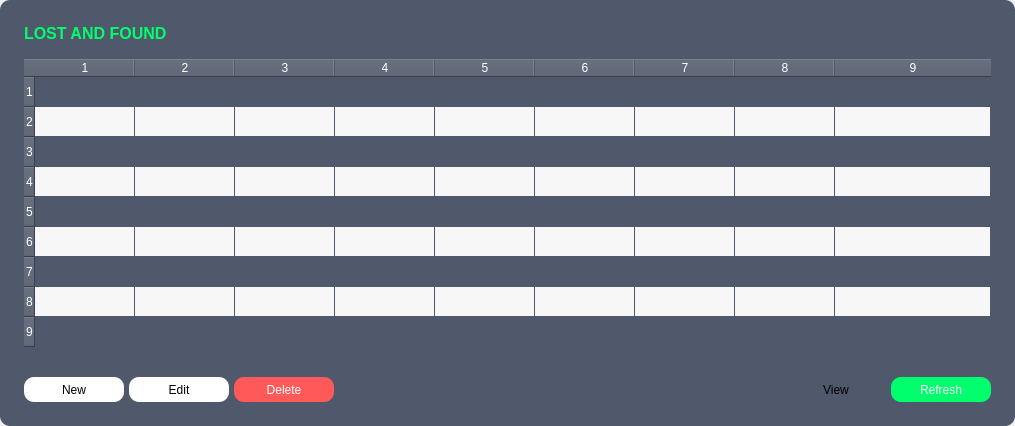
      <widget class="QWidget" name="pageLostAndFound">
       <property name="sizePolicy">
        <sizepolicy hsizetype="MinimumExpanding" vsizetype="MinimumExpanding">
         <horstretch>0</horstretch>
         <verstretch>0</verstretch>
        </sizepolicy>
       </property>
       <layout class="QGridLayout" name="gridLayout_10">
        <property name="leftMargin">
         <number>0</number>
        </property>
        <property name="topMargin">
         <number>0</number>
        </property>
        <property name="rightMargin">
         <number>0</number>
        </property>
        <property name="bottomMargin">
         <number>0</number>
        </property>
        <property name="spacing">
         <number>0</number>
        </property>
        <item row="0" column="0">
         <widget class="QFrame" name="frameLostAndFoundContent">
          <property name="sizePolicy">
           <sizepolicy hsizetype="MinimumExpanding" vsizetype="MinimumExpanding">
            <horstretch>0</horstretch>
            <verstretch>0</verstretch>
           </sizepolicy>
          </property>
          <property name="maximumSize">
           <size>
            <width>16777215</width>
            <height>16777215</height>
           </size>
          </property>
          <property name="accessibleDescription">
           <string>backgroundFrame</string>
          </property>
          <property name="styleSheet">
           <string notr="true">background-color: rgb(80,88,107);
border-radius: 10px;</string>
          </property>
          <property name="frameShape">
           <enum>QFrame::StyledPanel</enum>
          </property>
          <property name="frameShadow">
           <enum>QFrame::Raised</enum>
          </property>
          <layout class="QGridLayout" name="gridLayout_23">
           <property name="leftMargin">
            <number>24</number>
           </property>
           <property name="topMargin">
            <number>24</number>
           </property>
           <property name="rightMargin">
            <number>24</number>
           </property>
           <property name="bottomMargin">
            <number>24</number>
           </property>
           <property name="horizontalSpacing">
            <number>5</number>
           </property>
           <property name="verticalSpacing">
            <number>16</number>
           </property>
           <item row="0" column="0" colspan="3">
            <widget class="QLabel" name="labeLostAndFound">
             <property name="font">
              <font>
               <family>Segoe UI</family>
               <pointsize>12</pointsize>
               <weight>75</weight>
               <bold>true</bold>
              </font>
             </property>
             <property name="cursor">
              <cursorShape>ArrowCursor</cursorShape>
             </property>
             <property name="accessibleDescription">
              <string>titleLabel</string>
             </property>
             <property name="styleSheet">
              <string notr="true">
	color: rgb(0, 255, 108);</string>
             </property>
             <property name="text">
              <string>LOST AND FOUND</string>
             </property>
             <property name="scaledContents">
              <bool>true</bool>
             </property>
             <property name="openExternalLinks">
              <bool>false</bool>
             </property>
             <property name="textInteractionFlags">
              <set>Qt::LinksAccessibleByMouse</set>
             </property>
            </widget>
           </item>
           <item row="1" column="0" colspan="7">
            <widget class="QTableWidget" name="tableWidgetLostAndFound">
             <property name="sizePolicy">
              <sizepolicy hsizetype="MinimumExpanding" vsizetype="MinimumExpanding">
               <horstretch>0</horstretch>
               <verstretch>0</verstretch>
              </sizepolicy>
             </property>
             <property name="font">
              <font>
               <pointsize>11</pointsize>
               <weight>50</weight>
               <italic>false</italic>
               <bold>false</bold>
              </font>
             </property>
             <property name="styleSheet">
              <string notr="true">background-color: rgb(80,88,107);
color: rgb(255,255,255);</string>
             </property>
             <property name="frameShape">
              <enum>QFrame::StyledPanel</enum>
             </property>
             <property name="frameShadow">
              <enum>QFrame::Plain</enum>
             </property>
             <property name="lineWidth">
              <number>1</number>
             </property>
             <property name="horizontalScrollBarPolicy">
              <enum>Qt::ScrollBarAsNeeded</enum>
             </property>
             <property name="sizeAdjustPolicy">
              <enum>QAbstractScrollArea::AdjustToContents</enum>
             </property>
             <property name="autoScroll">
              <bool>true</bool>
             </property>
             <property name="autoScrollMargin">
              <number>16</number>
             </property>
             <property name="editTriggers">
              <set>QAbstractItemView::NoEditTriggers</set>
             </property>
             <property name="dragDropOverwriteMode">
              <bool>true</bool>
             </property>
             <property name="alternatingRowColors">
              <bool>true</bool>
             </property>
             <property name="selectionMode">
              <enum>QAbstractItemView::SingleSelection</enum>
             </property>
             <property name="selectionBehavior">
              <enum>QAbstractItemView::SelectRows</enum>
             </property>
             <property name="textElideMode">
              <enum>Qt::ElideLeft</enum>
             </property>
             <property name="verticalScrollMode">
              <enum>QAbstractItemView::ScrollPerPixel</enum>
             </property>
             <property name="horizontalScrollMode">
              <enum>QAbstractItemView::ScrollPerPixel</enum>
             </property>
             <property name="showGrid">
              <bool>true</bool>
             </property>
             <property name="gridStyle">
              <enum>Qt::NoPen</enum>
             </property>
             <property name="sortingEnabled">
              <bool>true</bool>
             </property>
             <property name="cornerButtonEnabled">
              <bool>false</bool>
             </property>
             <property name="rowCount">
              <number>9</number>
             </property>
             <property name="columnCount">
              <number>9</number>
             </property>
             <attribute name="horizontalHeaderCascadingSectionResizes">
              <bool>false</bool>
             </attribute>
             <attribute name="horizontalHeaderShowSortIndicator" stdset="0">
              <bool>true</bool>
             </attribute>
             <attribute name="horizontalHeaderStretchLastSection">
              <bool>true</bool>
             </attribute>
             <attribute name="verticalHeaderCascadingSectionResizes">
              <bool>false</bool>
             </attribute>
             <attribute name="verticalHeaderStretchLastSection">
              <bool>false</bool>
             </attribute>
             <row/>
             <row/>
             <row/>
             <row/>
             <row/>
             <row/>
             <row/>
             <row/>
             <row/>
             <column/>
             <column/>
             <column/>
             <column/>
             <column/>
             <column/>
             <column/>
             <column/>
             <column/>
            </widget>
           </item>
           <item row="2" column="6">
            <widget class="QPushButton" name="pushButtonRefreshLAF">
             <property name="sizePolicy">
              <sizepolicy hsizetype="Fixed" vsizetype="Fixed">
               <horstretch>0</horstretch>
               <verstretch>0</verstretch>
              </sizepolicy>
             </property>
             <property name="minimumSize">
              <size>
               <width>100</width>
               <height>25</height>
              </size>
             </property>
             <property name="cursor">
              <cursorShape>PointingHandCursor</cursorShape>
             </property>
             <property name="accessibleDescription">
              <string>successButton</string>
             </property>
             <property name="autoFillBackground">
              <bool>false</bool>
             </property>
             <property name="styleSheet">
              <string notr="true">background-color: rgb(0, 255, 108);
color: rgb(255, 255, 255);</string>
             </property>
             <property name="text">
              <string>Refresh</string>
             </property>
             <property name="default">
              <bool>false</bool>
             </property>
             <property name="flat">
              <bool>false</bool>
             </property>
            </widget>
           </item>
           <item row="2" column="0">
            <widget class="QPushButton" name="pushButtonNewLAF">
             <property name="sizePolicy">
              <sizepolicy hsizetype="Fixed" vsizetype="Fixed">
               <horstretch>0</horstretch>
               <verstretch>0</verstretch>
              </sizepolicy>
             </property>
             <property name="minimumSize">
              <size>
               <width>100</width>
               <height>25</height>
              </size>
             </property>
             <property name="cursor">
              <cursorShape>PointingHandCursor</cursorShape>
             </property>
             <property name="accessibleDescription">
              <string>neutralButton</string>
             </property>
             <property name="autoFillBackground">
              <bool>false</bool>
             </property>
             <property name="styleSheet">
              <string notr="true">background-color: rgb(255, 255, 255);
color: rgb(0, 0, 0);</string>
             </property>
             <property name="text">
              <string>New</string>
             </property>
             <property name="default">
              <bool>false</bool>
             </property>
             <property name="flat">
              <bool>false</bool>
             </property>
            </widget>
           </item>
           <item row="2" column="1">
            <widget class="QPushButton" name="pushButtonEditLAF">
             <property name="sizePolicy">
              <sizepolicy hsizetype="Fixed" vsizetype="Fixed">
               <horstretch>0</horstretch>
               <verstretch>0</verstretch>
              </sizepolicy>
             </property>
             <property name="minimumSize">
              <size>
               <width>100</width>
               <height>25</height>
              </size>
             </property>
             <property name="cursor">
              <cursorShape>PointingHandCursor</cursorShape>
             </property>
             <property name="accessibleDescription">
              <string>neutralButton</string>
             </property>
             <property name="autoFillBackground">
              <bool>false</bool>
             </property>
             <property name="styleSheet">
              <string notr="true">background-color: rgb(255, 255, 255);
</string>
             </property>
             <property name="text">
              <string>Edit</string>
             </property>
             <property name="autoDefault">
              <bool>false</bool>
             </property>
             <property name="default">
              <bool>false</bool>
             </property>
             <property name="flat">
              <bool>false</bool>
             </property>
            </widget>
           </item>
           <item row="2" column="2">
            <widget class="QPushButton" name="pushButtonDeleteLAF">
             <property name="sizePolicy">
              <sizepolicy hsizetype="Fixed" vsizetype="Fixed">
               <horstretch>0</horstretch>
               <verstretch>0</verstretch>
              </sizepolicy>
             </property>
             <property name="minimumSize">
              <size>
               <width>100</width>
               <height>25</height>
              </size>
             </property>
             <property name="cursor">
              <cursorShape>PointingHandCursor</cursorShape>
             </property>
             <property name="accessibleDescription">
              <string>dangerButton</string>
             </property>
             <property name="autoFillBackground">
              <bool>false</bool>
             </property>
             <property name="styleSheet">
              <string notr="true">background-color: rgb(255, 89, 89);
color: rgb(255, 255, 255);</string>
             </property>
             <property name="text">
              <string>Delete</string>
             </property>
             <property name="default">
              <bool>false</bool>
             </property>
             <property name="flat">
              <bool>false</bool>
             </property>
            </widget>
           </item>
           <item row="2" column="5">
            <widget class="QPushButton" name="pushButtonViewLAF">
             <property name="sizePolicy">
              <sizepolicy hsizetype="Fixed" vsizetype="Fixed">
               <horstretch>0</horstretch>
               <verstretch>0</verstretch>
              </sizepolicy>
             </property>
             <property name="minimumSize">
              <size>
               <width>100</width>
               <height>25</height>
              </size>
             </property>
             <property name="cursor">
              <cursorShape>PointingHandCursor</cursorShape>
             </property>
             <property name="accessibleDescription">
              <string>neutralButton</string>
             </property>
             <property name="text">
              <string>View</string>
             </property>
            </widget>
           </item>
          </layout>
         </widget>
        </item>
       </layout>
      </widget>
